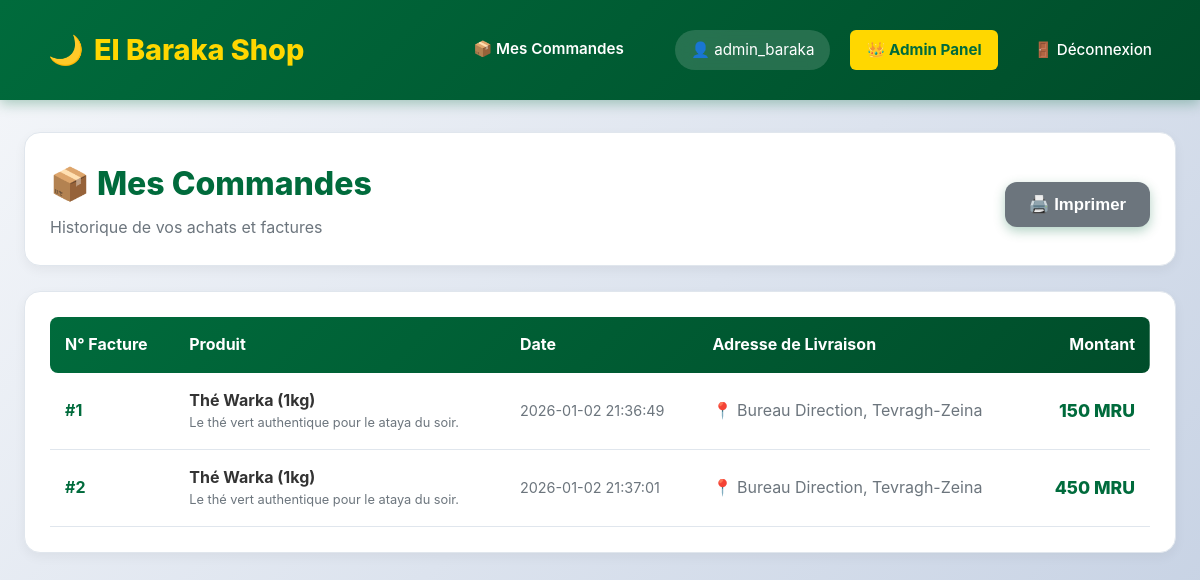
/mes-commandes (signed in), run on an earlier commit of the app's database.
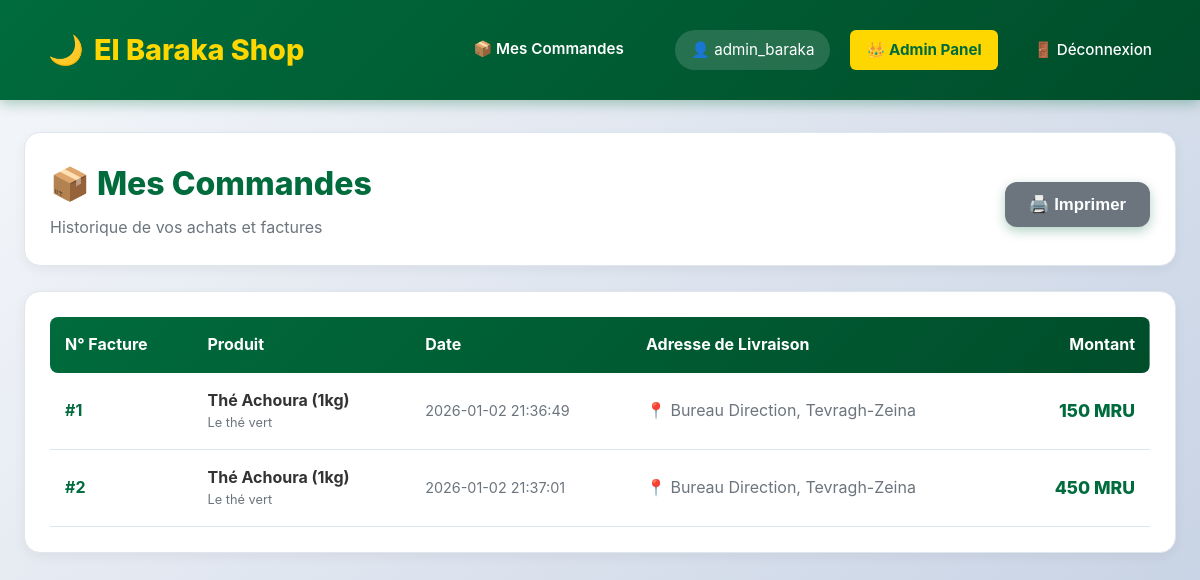
And on a later commit of the database.
### tables this page shows
CREATE TABLE commandes (
            id INTEGER PRIMARY KEY AUTOINCREMENT,
            utilisateur_id INTEGER,
            produit_id INTEGER,  -- On stocke l'ID, pas le texte
            montant DECIMAL(10, 2),
            date_commande DATETIME DEFAULT CURRENT_TIMESTAMP,
            adresse_livraison TEXT,
            FOREIGN KEY(utilisateur_id) REFERENCES utilisateurs(id),
            FOREIGN KEY(produit_id) REFERENCES produits(id) 
        );

CREATE TABLE produits (
            id INTEGER PRIMARY KEY AUTOINCREMENT,
            nom TEXT NOT NULL,
            description TEXT,
            prix DECIMAL(10, 2) NOT NULL,
            quantite INTEGER DEFAULT 10
        );

### app.py (the view)
@app.route('/mes-commandes')
def mes_commandes():
    if 'user_id' not in session: return redirect('/login')
    user_id = session['user_id']
    conn = get_db_connection()
    query = """
        SELECT c.*, p.nom as nom_produit, p.description
        FROM commandes c
        JOIN produits p ON c.produit_id = p.id
        JOIN utilisateurs u ON c.utilisateur_id = u.id
        WHERE c.utilisateur_id = ?
    """
    commandes = conn.execute(query,(user_id,)).fetchall()
    conn.close()
    if commandes:
        return render_template('commandes.html', commandes=commandes)
    else:
        flash("Commande introuvable.", "danger")
        return redirect('/')

### app.py (called while the page is built)
def get_db_connection():
    conn = sqlite3.connect('elbaraka.db')
    conn.row_factory = sqlite3.Row
    return conn

### templates/commandes.html (shortened to what this page needs)
{% extends 'base.html' %}
{% block content %}
<div style="max-width: 1400px; margin: 0 auto;">
    <div style="background: white; padding: 25px; border-radius: 16px; margin-bottom: 25px; box-shadow: 0 4px 12px rgba(0,0,0,0.05); display: flex; justify-content: space-between; align-items: center; border: 1px solid #e0e6ed;">
        <div>
            <h2 style="margin: 0; color: var(--primary); font-size: 2rem; font-weight: 800;">
                📦 Mes Commandes
            </h2>
            <p style="margin: 5px 0 0 0; color: #6c757d;">Historique de vos achats et factures</p>
        </div>
        <button onclick="window.print()" class="btn-primary" style="width: auto; padding: 12px 24px; background: #6c757d;">
            🖨️ Imprimer
        </button>
    </div>
    <div style="background: white; padding: 25px; border-radius: 16px; box-shadow: 0 4px 12px rgba(0,0,0,0.05); overflow-x: auto; border: 1px solid #e0e6ed;">
        <table style="width: 100%; border-collapse: collapse;">
            <thead>
                <tr style="background: linear-gradient(135deg, var(--primary) 0%, var(--primary-dark) 100%); color: white;">
                    <th style="padding: 15px; text-align: left; font-weight: 700; border-radius: 8px 0 0 8px;">N° Facture</th>
                    <th style="padding: 15px; text-align: left; font-weight: 700;">Produit</th>
                    <th style="padding: 15px; text-align: left; font-weight: 700;">Date</th>
                    <th style="padding: 15px; text-align: left; font-weight: 700;">Adresse de Livraison</th>
                    <th style="padding: 15px; text-align: right; font-weight: 700; border-radius: 0 8px 8px 0;">Montant</th>
                </tr>
            </thead>
            <tbody>
                {% for c in commandes %}
                <tr style="border-bottom: 1px solid #e0e6ed; transition: background 0.3s ease;"
                    onmouseover="this.style.background='#f8f9fa'"
                    onmouseout="this.style.background='white'">
                    <td style="padding: 15px; font-weight: 700; color: var(--primary);">
                        #{{ c.id }}
                    </td>
                    <td style="padding: 15px;">
                        <strong style="color: #333;">{{ c.nom_produit or c.produit }}</strong>
                        <div style="font-size: 0.8rem; color: #6c757d;">{{ c.description }}</div>
                    </td>
                    <td style="padding: 15px; color: #6c757d; font-size: 0.9rem;">
                        {{ c.date_commande }}
                    </td>
                    <td style="padding: 15px; color: #6c757d;">
                        📍 {{ c.adresse_livraison }}
                    </td>
                    <td style="padding: 15px; text-align: right; font-weight: 800; color: var(--primary); font-size: 1.1rem;">
                        {{ c.montant }} MRU
                    </td>
                </tr>
                {% endfor %}
            </tbody>
        </table>
    </div>
</div>
{% endblock %}

What changed in the data, as far as the page shows it:
changed through a linked row, commandes id 1: nom "Thé Warka (1kg)" → "Thé Achoura (1kg)"; description "Le thé vert authentique pour le ataya du soir." → "Le thé vert"
changed through a linked row, commandes id 2: nom "Thé Warka (1kg)" → "Thé Achoura (1kg)"; description "Le thé vert authentique pour le ataya du soir." → "Le thé vert"
